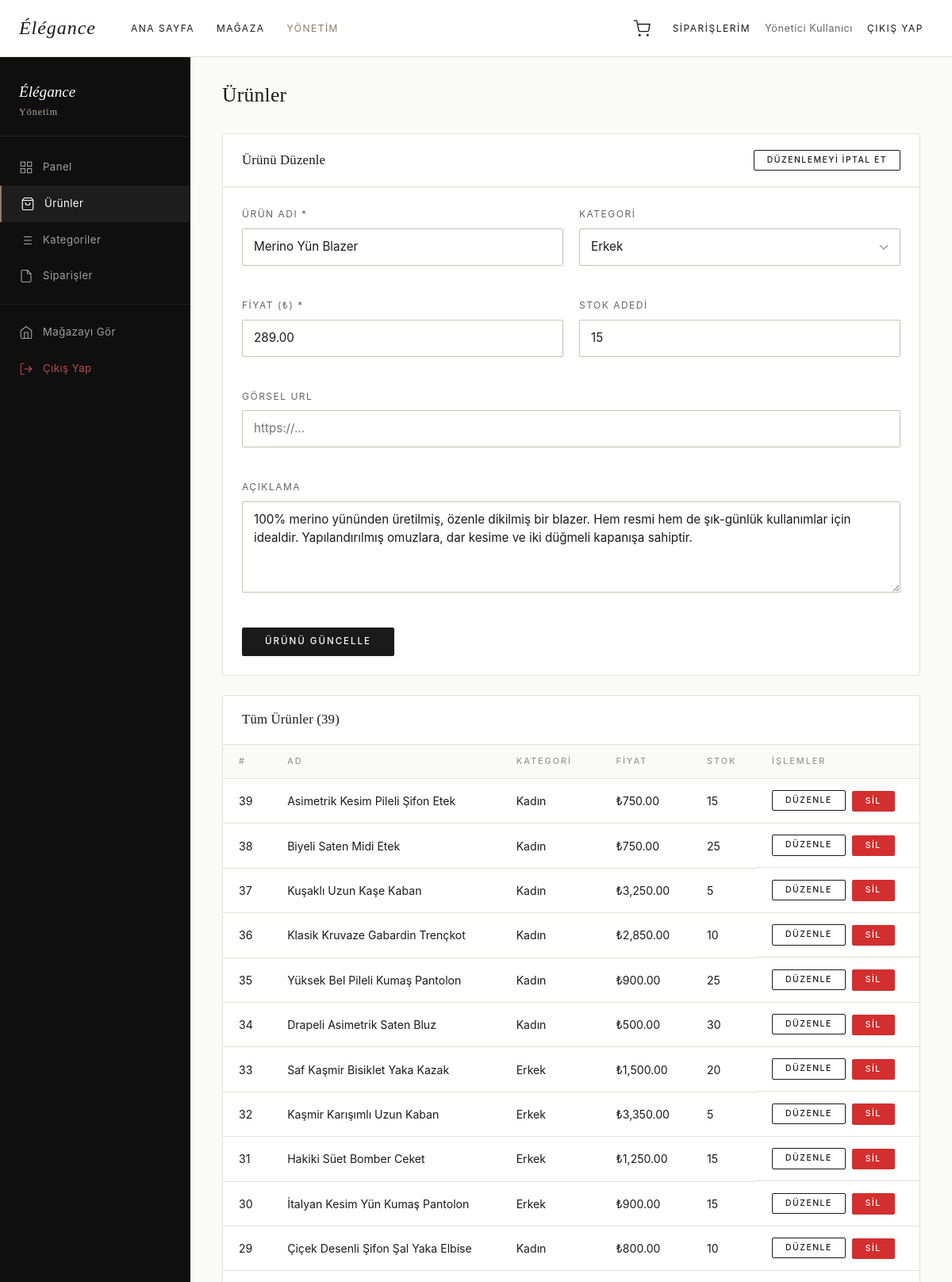
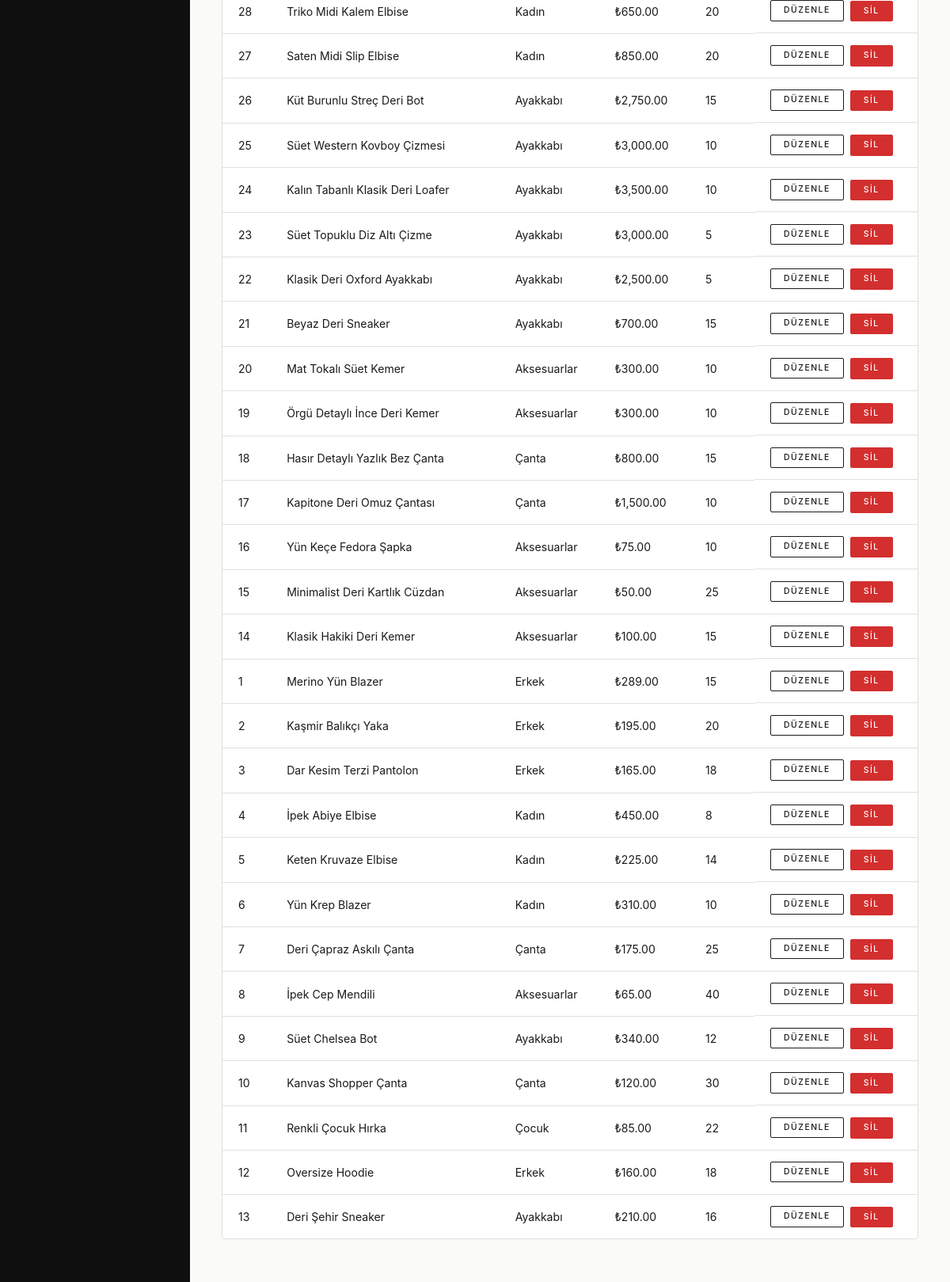
Screenshot of /admin/products.php?action=edit&id=1 (signed in, upper part) with the database file from the repository (2 pictures, top to bottom).
### tables this page shows
CREATE TABLE `products` (
  `id` int(11) NOT NULL,
  `name` varchar(200) NOT NULL,
  `description` text DEFAULT NULL,
  `price` decimal(10,2) NOT NULL,
  `image_url` varchar(500) DEFAULT '',
  `stock_quantity` int(11) DEFAULT 0,
  `category_id` int(11) DEFAULT NULL,
  `created_at` timestamp NOT NULL DEFAULT current_timestamp()
);

CREATE TABLE `categories` (
  `id` int(11) NOT NULL,
  `category_name` varchar(100) NOT NULL
);

### admin/products.php (the view, shortened to what this page needs)
<?php
$pdo = getDB();
$editProduct = null;
if ($_GET['action'] ?? '' === 'edit' && !empty($_GET['id'])) {
    $editStmt = $pdo->prepare('SELECT * FROM products WHERE id = ?');
    $editStmt->execute([(int)$_GET['id']]);
    $editProduct = $editStmt->fetch();
}
$products = $pdo->query('SELECT p.*, c.category_name FROM products p LEFT JOIN categories c ON p.category_id = c.id ORDER BY p.created_at DESC')->fetchAll();
$categories = $pdo->query('SELECT * FROM categories ORDER BY category_name')->fetchAll();
include dirname(__DIR__) . '/includes/header.php';
?>
<div class="admin-layout">
    <?php include __DIR__ . '/partials/sidebar.php'; ?>
    <div class="admin-main">
        <div class="admin-topbar">
            <h1 class="admin-page-title">Ürünler</h1>
        </div>
        <div class="admin-card">
            <div class="admin-card__header">
                <h2 class="admin-card__title"><?= $editProduct ? 'Ürünü Düzenle' : 'Yeni Ürün Ekle' ?></h2>
                <?php if ($editProduct): ?>
                    <a href="<?= SITE_URL ?>/admin/products.php" class="btn btn--secondary btn--sm">Düzenlemeyi İptal Et</a>
                <?php endif; ?>
            </div>
            <form method="POST" action="" class="admin-form">
                <div class="admin-form__grid">
                    <div class="form-group">
                        <label class="form-label">Ürün Adı *</label>
                        <input type="text" name="name" class="form-control"
                               value="<?= htmlspecialchars($editProduct['name'] ?? $_POST['name'] ?? '') ?>" required>
                    </div>
                    <div class="form-group">
                        <label class="form-label">Kategori</label>
                        <select name="category_id" class="form-control">
                            <?php foreach ($categories as $cat): ?>
                                <option value="<?= $cat['id'] ?>"
                                    <?= ($editProduct['category_id'] ?? null) == $cat['id'] ? 'selected' : '' ?>>
                                    <?= htmlspecialchars($cat['category_name']) ?>
                                </option>
                            <?php endforeach; ?>
                        </select>
                    </div>
                    <div class="form-group">
                        <label class="form-label">Fiyat (₺) *</label>
                        <input type="number" name="price" class="form-control" step="0.01" min="0"
                               value="<?= htmlspecialchars($editProduct['price'] ?? $_POST['price'] ?? '') ?>" required>
                    </div>
                    <div class="form-group">
                        <label class="form-label">Stok Adedi</label>
                        <input type="number" name="stock_quantity" class="form-control" min="0"
                               value="<?= htmlspecialchars($editProduct['stock_quantity'] ?? $_POST['stock_quantity'] ?? '0') ?>">
                    </div>
                    <div class="form-group admin-form__full">
                        <label class="form-label">Görsel URL</label>
                        <input type="url" name="image_url" class="form-control" placeholder="https://..."
                               value="<?= htmlspecialchars($editProduct['image_url'] ?? $_POST['image_url'] ?? '') ?>">
                    </div>
                    <div class="form-group admin-form__full">
                        <label class="form-label">Açıklama</label>
                        <textarea name="description" class="form-control form-textarea" rows="4"><?= htmlspecialchars($editProduct['description'] ?? $_POST['description'] ?? '') ?></textarea>
                    </div>
                </div>
                <button type="submit" class="btn btn--primary">
                    <?= $editProduct ? 'Ürünü Güncelle' : 'Ürün Ekle' ?>
                </button>
            </form>
        </div>
        <div class="admin-card">
            <div class="admin-card__header">
                <h2 class="admin-card__title">Tüm Ürünler (<?= count($products) ?>)</h2>
            </div>
            <div class="admin-table-wrap">
                <table class="admin-table">
                    <thead>
                        <tr>
                            <th>#</th>
                            <th>Ad</th>
                            <th>Kategori</th>
                            <th>Fiyat</th>
                            <th>Stok</th>
                            <th>İşlemler</th>
                        </tr>
                    </thead>
                    <tbody>
                        <?php if (empty($products)): ?>
                        <tr><td colspan="6" class="admin-table__empty">Henüz ürün yok.</td></tr>
                        <?php else: ?>
                        <?php foreach ($products as $p): ?>
                        <tr>
                            <td><?= $p['id'] ?></td>
                            <td><?= htmlspecialchars($p['name']) ?></td>
                            <td><?= htmlspecialchars($p['category_name'] ?? '—') ?></td>
                            <td>₺<?= number_format($p['price'], 2) ?></td>
                            <td><?= $p['stock_quantity'] ?></td>
                            <td class="admin-table__actions">
                                <a href="<?= SITE_URL ?>/admin/products.php?action=edit&id=<?= $p['id'] ?>"
                                   class="btn btn--secondary btn--sm">Düzenle</a>
                                <form method="POST" action="" style="display:inline"
                                      onsubmit="return confirm('Bu ürün silinsin mi?')">
                                    <button type="submit" class="btn btn--danger btn--sm">Sil</button>
                                </form>
                            </td>
                        </tr>
                        <?php endforeach; ?>
                        <?php endif; ?>
                    </tbody>
                </table>
            </div>
        </div>
    </div>
</div>
<?php include dirname(__DIR__) . '/includes/footer.php'; ?>

### assets/css/style.css (style rules this page uses)
:root { --primary: #1a1a1a; --primary-hover: #333333; --secondary: #8c7b6b; --secondary-light: #b5a898; --white: #ffffff; --off-white: #fafaf8; --light-gray: #f8f8f8; --warm-light: #f0ede8; --border: #e5e0da; --border-dark: #c8c0b8; --text: #1a1a1a; --text-light: #666666; --text-muted: #999999; --success: #4caf50; --success-bg: #f0faf0; --error: #d32f2f; --error-bg: #fef0f0; --font-heading: Georgia, 'Times New Roman', serif; --font-body: -apple-system, BlinkMacSystemFont, 'Segoe UI', Helvetica, Arial, sans-serif; --transition: 0.25s ease; --transition-slow: 0.4s ease; --shadow-sm: 0 1px 4px rgba(0,0,0,0.06); --shadow: 0 4px 20px rgba(0,0,0,0.08); --shadow-md: 0 8px 32px rgba(0,0,0,0.12); --shadow-hover: 0 12px 48px rgba(0,0,0,0.16); --radius: 2px; --radius-md: 4px; --container-max: 1200px; --nav-height: 72px; }
*, *::before, *::after { box-sizing: border-box; margin: 0; padding: 0; }
html { scroll-behavior: smooth; -webkit-text-size-adjust: 100%; }
body { font-family: var(--font-body); font-size: 15px; line-height: 1.65; color: var(--text); background: var(--white); -webkit-font-smoothing: antialiased; -moz-osx-font-smoothing: grayscale; }
a { color: inherit; text-decoration: none; }
button { cursor: pointer; font-family: inherit; }
input, textarea, select { font-family: inherit; }
h1, h2, h3, h4, h5 { font-family: var(--font-heading); font-weight: normal; line-height: 1.25; letter-spacing: 0.01em; color: var(--primary); }
.btn { display: inline-flex; align-items: center; justify-content: center; gap: 8px; padding: 11px 28px; font-family: var(--font-body); font-size: 0.72rem; font-weight: 500; letter-spacing: 2px; text-transform: uppercase; text-align: center; border: 1px solid transparent; border-radius: var(--radius); cursor: pointer; transition: all var(--transition); white-space: nowrap; text-decoration: none; line-height: 1; }
.btn--primary { background: var(--primary); color: var(--white); border-color: var(--primary); }
.btn--secondary { background: transparent; color: var(--primary); border-color: var(--primary); }
.btn--danger { background: var(--error); color: var(--white); border-color: var(--error); }
.btn--sm { padding: 7px 16px; font-size: 0.65rem; letter-spacing: 1.5px; }
.form-group { margin-bottom: 20px; }
.form-label { display: block; font-size: 0.75rem; letter-spacing: 1.5px; text-transform: uppercase; color: var(--text-light); margin-bottom: 8px; }
.form-control { display: block; width: 100%; padding: 11px 14px; font-size: 0.95rem; color: var(--primary); background: var(--white); border: 1px solid var(--border-dark); border-radius: var(--radius); transition: border-color var(--transition), box-shadow var(--transition); line-height: 1.5; outline: none; }
.form-textarea { resize: vertical; min-height: 100px; }
select.form-control { appearance: none; background-repeat: no-repeat; background-position: right 14px center; padding-right: 38px; }
.admin-layout { display: flex; min-height: calc(100vh - var(--nav-height)); }
.admin-main { flex: 1; padding: 32px 40px; background: var(--off-white); overflow-x: auto; }
.admin-topbar { display: flex; align-items: center; justify-content: space-between; margin-bottom: 32px; }
.admin-page-title { font-size: 1.6rem; }
.admin-card { background: var(--white); border: 1px solid var(--border); border-radius: var(--radius-md); margin-bottom: 24px; overflow: hidden; }
.admin-card__header { display: flex; align-items: center; justify-content: space-between; padding: 20px 24px; border-bottom: 1px solid var(--border); }
.admin-card__title { font-size: 1.05rem; }
.admin-table-wrap { overflow-x: auto; }
.admin-table { width: 100%; border-collapse: collapse; font-size: 0.88rem; }
.admin-table th { padding: 12px 20px; text-align: left; font-size: 0.68rem; letter-spacing: 2px; text-transform: uppercase; color: var(--text-muted); font-weight: 500; font-family: var(--font-body); background: var(--off-white); border-bottom: 1px solid var(--border); }
.admin-table td { padding: 14px 20px; border-bottom: 1px solid var(--border); vertical-align: middle; }
.admin-table tr:last-child td { border-bottom: none; }
.admin-table__actions { display: flex; gap: 8px; align-items: center; }
.admin-form { padding: 24px; }
.admin-form__grid { display: grid; grid-template-columns: 1fr 1fr; gap: 20px; margin-bottom: 24px; }
.admin-form__full { grid-column: 1 / -1; }

### rows the page displays
products: name "Merino Yün Blazer", category_id "Erkek", price "289.00", stock_quantity "15", description "100% merino yününden üretilmiş, özenle dikilmiş bir blazer. Hem resmi hem de şık-günlük kullanımlar için idealdir. Yapılandırılmış omuzlara, dar kesime ve iki düğmeli kapanışa sahiptir.", id "1", category.category_name "Erkek"
products: id "39", name "Asimetrik Kesim Pileli Şifon Etek", category.category_name "Kadın", price "750.00", stock_quantity "15"
products: id "38", name "Biyeli Saten Midi Etek", category.category_name "Kadın", price "750.00", stock_quantity "25"
products: id "37", name "Kuşaklı Uzun Kaşe Kaban", category.category_name "Kadın", price "3,250.00", stock_quantity "5"
products: id "36", name "Klasik Kruvaze Gabardin Trençkot", category.category_name "Kadın", price "2,850.00", stock_quantity "10"
products: id "35", name "Yüksek Bel Pileli Kumaş Pantolon", category.category_name "Kadın", price "900.00", stock_quantity "25"
products: id "34", name "Drapeli Asimetrik Saten Bluz", category.category_name "Kadın", price "500.00", stock_quantity "30"
products: id "33", name "Saf Kaşmir Bisiklet Yaka Kazak", category.category_name "Erkek", price "1,500.00", stock_quantity "20"
products: id "32", name "Kaşmir Karışımlı Uzun Kaban", category.category_name "Erkek", price "3,350.00", stock_quantity "5"
products: id "31", name "Hakiki Süet Bomber Ceket", category.category_name "Erkek", price "1,250.00", stock_quantity "15"
products: id "30", name "İtalyan Kesim Yün Kumaş Pantolon", category.category_name "Erkek", price "900.00", stock_quantity "15"
products: id "29", name "Çiçek Desenli Şifon Şal Yaka Elbise", category.category_name "Kadın", price "800.00", stock_quantity "10"
products: id "28", name "Triko Midi Kalem Elbise", category.category_name "Kadın", price "650.00", stock_quantity "20"
products: id "27", name "Saten Midi Slip Elbise", category.category_name "Kadın", price "850.00", stock_quantity "20"
products: id "26", name "Küt Burunlu Streç Deri Bot", category.category_name "Ayakkabı", price "2,750.00", stock_quantity "15"
products: id "25", name "Süet Western Kovboy Çizmesi", category.category_name "Ayakkabı", price "3,000.00", stock_quantity "10"
products: id "24", name "Kalın Tabanlı Klasik Deri Loafer", category.category_name "Ayakkabı", price "3,500.00", stock_quantity "10"
products: id "23", name "Süet Topuklu Diz Altı Çizme", category.category_name "Ayakkabı", price "3,000.00", stock_quantity "5"
products: id "22", name "Klasik Deri Oxford Ayakkabı", category.category_name "Ayakkabı", price "2,500.00", stock_quantity "5"
products: id "21", name "Beyaz Deri Sneaker", category.category_name "Ayakkabı", price "700.00", stock_quantity "15"
products: id "20", name "Mat Tokalı Süet Kemer", category.category_name "Aksesuarlar", price "300.00", stock_quantity "10"
products: id "19", name "Örgü Detaylı İnce Deri Kemer", category.category_name "Aksesuarlar", price "300.00", stock_quantity "10"
products: id "18", name "Hasır Detaylı Yazlık Bez Çanta", category.category_name "Çanta", price "800.00", stock_quantity "15"
products: id "17", name "Kapitone Deri Omuz Çantası", category.category_name "Çanta", price "1,500.00", stock_quantity "10"
products: id "16", name "Yün Keçe Fedora Şapka", category.category_name "Aksesuarlar", price "75.00", stock_quantity "10"
products: id "15", name "Minimalist Deri Kartlık Cüzdan", category.category_name "Aksesuarlar", price "50.00", stock_quantity "25"
products: id "14", name "Klasik Hakiki Deri Kemer", category.category_name "Aksesuarlar", price "100.00", stock_quantity "15"
products: id "2", name "Kaşmir Balıkçı Yaka", category.category_name "Erkek", price "195.00", stock_quantity "20"
products: id "3", name "Dar Kesim Terzi Pantolon", category.category_name "Erkek", price "165.00", stock_quantity "18"
products: id "4", name "İpek Abiye Elbise", category.category_name "Kadın", price "450.00", stock_quantity "8"
products: id "5", name "Keten Kruvaze Elbise", category.category_name "Kadın", price "225.00", stock_quantity "14"
products: id "6", name "Yün Krep Blazer", category.category_name "Kadın", price "310.00", stock_quantity "10"
products: id "7", name "Deri Çapraz Askılı Çanta", category.category_name "Çanta", price "175.00", stock_quantity "25"
products: id "8", name "İpek Cep Mendili", category.category_name "Aksesuarlar", price "65.00", stock_quantity "40"
products: id "9", name "Süet Chelsea Bot", category.category_name "Ayakkabı", price "340.00", stock_quantity "12"
products: id "10", name "Kanvas Shopper Çanta", category.category_name "Çanta", price "120.00", stock_quantity "30"
products: id "11", name "Renkli Çocuk Hırka", category.category_name "Çocuk", price "85.00", stock_quantity "22"
products: id "12", name "Oversize Hoodie", category.category_name "Erkek", price "160.00", stock_quantity "18"
products: id "13", name "Deri Şehir Sneaker", category.category_name "Ayakkabı", price "210.00", stock_quantity "16"

### other values shown
$_SESSION['full_name'] "Yönetici Kullanıcı"
count($products) "39"
